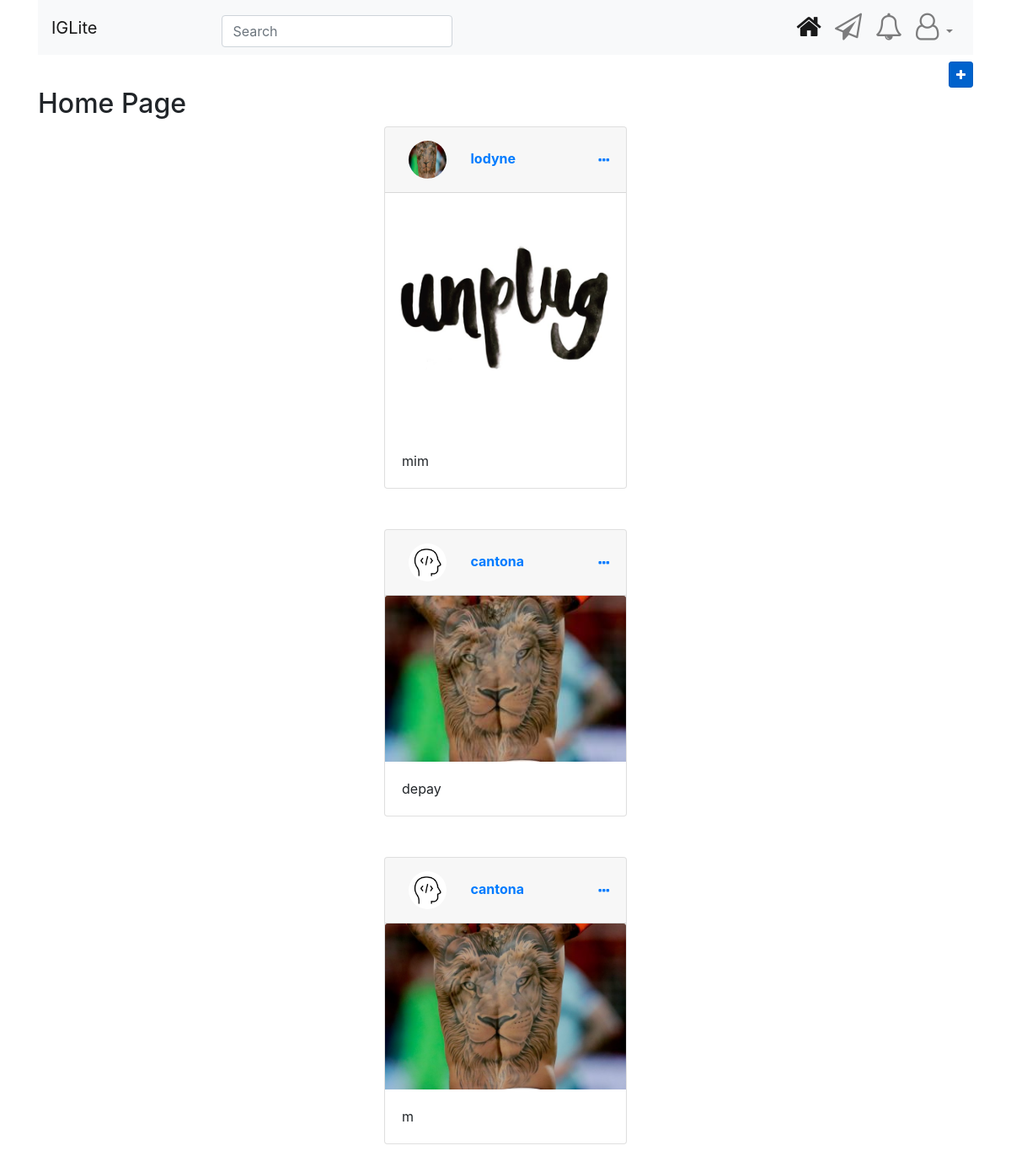
The app's page / (signed in), older data.
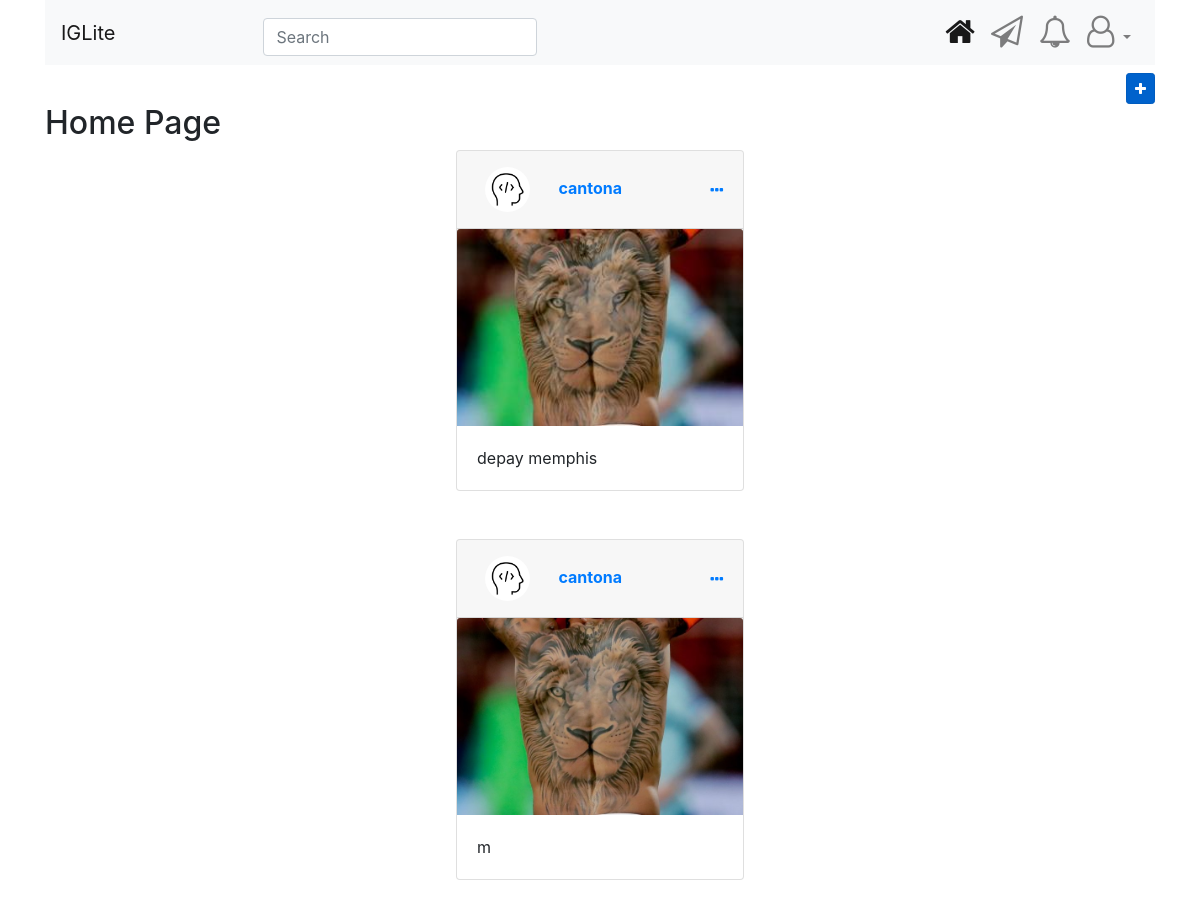
The same page, newer data.
### insta/models.py (models this page shows, shortened)
class Post(models.Model):
    caption = models.TextField()
    posts = models.ImageField(upload_to='posts/images')
    instagrammer = models.ForeignKey(
        User, on_delete=models.CASCADE, null=False, blank=True, default=None)
    ''' The function below tells the view where to redirect after post is
        created i.e. finds the url of the model object that returns the path
        to any specific instance (find the location to a specific post).
    '''

### users/models.py (models this page shows, shortened)
class Profile(models.Model):
    user = models.OneToOneField(User, on_delete=models.CASCADE)
    image = models.ImageField(default='default.jpg', upload_to='profile.jpg',
                              height_field=None, width_field=None, max_length=None)
    name = models.CharField(max_length=50, default='DEFAULT VALUE')
    website = models.URLField(max_length=50, default='DEFAULT VALUE')
    bio = models.TextField(max_length=500, default='DEFAULT VALUE')
    GENDER_CHOICES = (
        ('M', 'Male'),
        ('F', 'Female'),
    )
    gender = models.CharField(
        max_length=50, choices=GENDER_CHOICES, default='DEFAULT VALUE')

### insta/views.py (the view)
# urls.py: path('', PostListView.as_view(), name='insta-home'),
class PostListView(LoginRequiredMixin, ListView):
    model = Post
    ''' By default class-based view looks for template in
        form of <app>/<model>_<viewtype>.html i.e
        insta/post_list.html (in our case), but we can
        change that by defining new template using template name.
    '''
    template_name = 'insta/home.html'
    ''' By default our list view call the variable *object list*
        (the one in the template that is looping over eg.*posts*
        as defined in function-based view). So we can change the
        *posts* in our template so that is looping over *object list*
        or we can set one more variable in our list view and let
        our class-based view know we want that variable to be named
        as *posts* instead.
    '''
    context_object_name = 'posts'
    ''' To change the order of posts listed i.e from newest to oldest,
        change the order our query is making to the database. Therefore
        add the ordering attribute with the field we want to order on.
        NB: -ve sign (from newest to oldest),+ve sign (form oldest to newest)
    '''
    ordering = ['-posts']

### insta/templates/insta/home.html (shortened to what this page needs)
{% extends 'insta/base.html' %}
{% block content %}
<h2>Home Page </h2>
{% for post in posts%}
<div class="container d-flex justify-content-center mb-5">
    <div class="card" style="width: 18rem">
        <div class="card-header" >
            <img class="rounded-circle my-1 ml-2" style= "height: 45px;width: 45px;" src="{{ post.instagrammer.profile.image.url }}">
            <strong><a class="ml-4" href="{% url 'user-posts' post.instagrammer.username %}">{{ post.instagrammer }}</a></strong>
            <a
                data-toggle="tooltip"
				data-placement="top"
				title="update post"
                href="{% url 'post-detail' post.id %}"
                style="float: right;margin-top:15px">
                <i class="fa fa-ellipsis-h" aria-hidden="true"></i>
            </a>
        </div>
        <img src="{{post.posts.url}}" class="card-img-top" alt="..." />
        <div class="card-body">
            <p class="card-text">{{post.caption}}</p>
        </div>
    </div>
</div>
{% endfor %} {% endblock content %} /div>

### insta/templates/insta/base.html (shortened to what this page needs)
{% load static %}
<!DOCTYPE html>
<html lang="en">
	<head>
		<link
			rel="stylesheet"
			href="https://cdnjs.cloudflare.com/ajax/libs/font-awesome/4.7.0/css/font-awesome.min.css"
		/>
		<link
			rel="stylesheet"
			href="https://stackpath.bootstrapcdn.com/bootstrap/4.3.1/css/bootstrap.min.css"
		/>
	</head>
	<body>
		<div class="container">{% include "insta/navbar.html" %}
		{% block content %} {% endblock content%}
		</div>
	</body>
</html>

### insta/templates/insta/navbar.html (shortened to what this page needs)
<nav class="navbar navbar-expand-lg navbar-light bg-light">
	<div class="navbar-nav mr-auto">
		<a class="navbar-brand mr-8" href="{% url 'insta-home' %}">IGLite</a>
	</div>
	<div class="navbar-collapse justify-content-center mt-2">
		<form class="form-inline">
			<input
				class="form-control mr-sm-1"
				type="search"
				placeholder="Search"
				aria-label="Search"
			/>
		</form>
	</div>
	<div class="collapse navbar-collapse nav-icon" id="navbarNavDropdown">
		<ul class="navbar-nav ml-auto">
			<li class="nav-item active">
				<a
					class="nav-link"
					data-toggle="tooltip"
					data-placement="top"
					title="Home"
					href="{% url 'insta-home' %}"
				>
					<i class="fa fa-home fa-2x" aria-hidden="true"></i>
				</a>
			</li>
			<li class="nav-item">
				<a
					class="nav-link"
					data-toggle="tooltip"
					data-placement="top"
					title="Message"
					href="{% url 'insta-message' %}"
				>
					<i class="fa fa-paper-plane-o fa-2x" aria-hidden="true"></i>
				</a>
			</li>
			<li class="nav-item">
				<a
					class="nav-link"
					data-toggle="tooltip"
					data-placement="top"
					title="Notification"
					href="{% url 'insta-notification' %}"
				>
					<i class="fa fa-bell-o fa-2x" aria-hidden="true"></i>
				</a>
			</li>
			<li class="nav-item dropdown">
				<a
					class="nav-link dropdown-toggle"
					data-toggle="dropdown"
					href="#"
					role="button"
					aria-haspopup="false"
					aria-expanded="false"
				>
					<i class="fa fa-user-o fa-2x" aria-hidden="true"></i>
				</a>
			</li>
		</ul>
	</div>
</nav>
{% if user.is_authenticated %}
<div class="d-flex justify-content-end mt-2">
	<a
		href="{% url 'insta-upload_post' %}"
		class="btn btn-primary btn-sm active"
		role="button"
		aria-pressed="true"
	>
		<i class="fa fa-plus" aria-hidden="true"></i>
	</a>
</div>
{% endif %}

Row changes from the older to the newer data that the page shows:
removed Post: instagrammer.profile.image (picture), instagrammer "lodyne", posts (picture), caption "mim"
changed Post: caption "depay" → "depay memphis"
